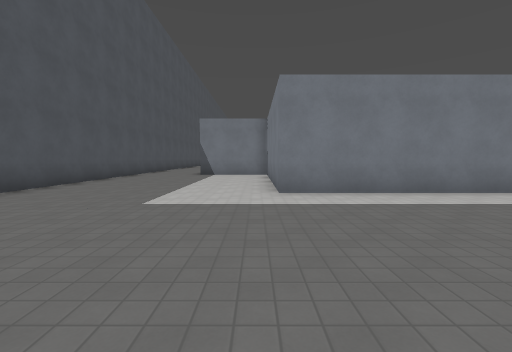
View 1 (above)

24 first-person views from a walk through a level from a Godot 3-D game. The camera is 1.5 m above the floor, tilts 4° down and sees 90° across. The floor is counted in squares, 2 m on a side. Each view is taken from the middle of a square. On the plan, view 1 faces up. The plan holds only what a view shows up to about 9 squares ahead; the rest is blank. The place goes on beyond the plan. Surface patterns are stand-ins for the level's own textures.

View 2
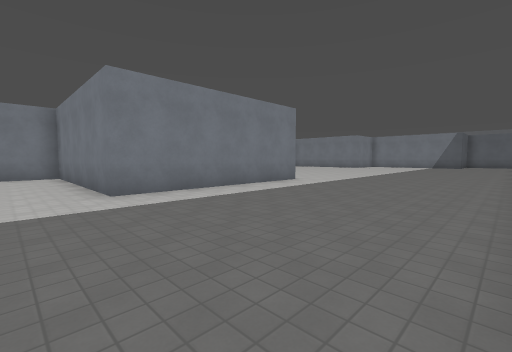

View 3
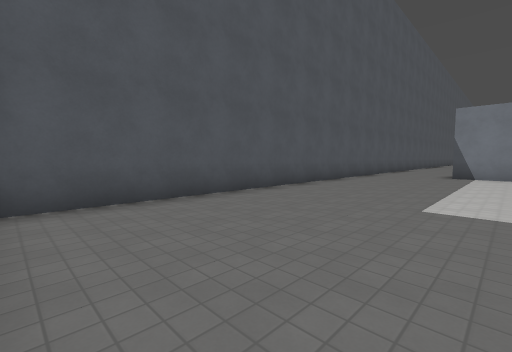

View 4
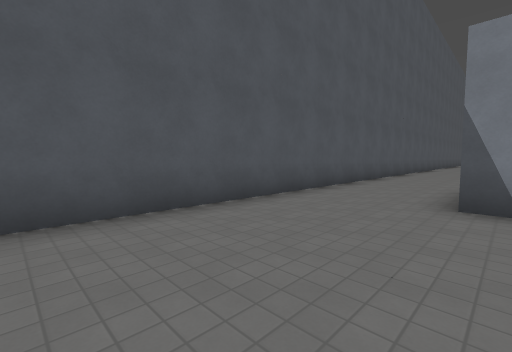

View 5
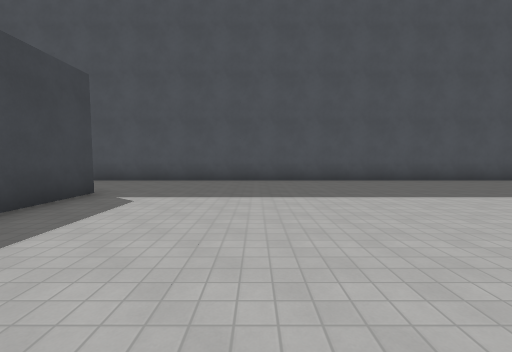

View 6
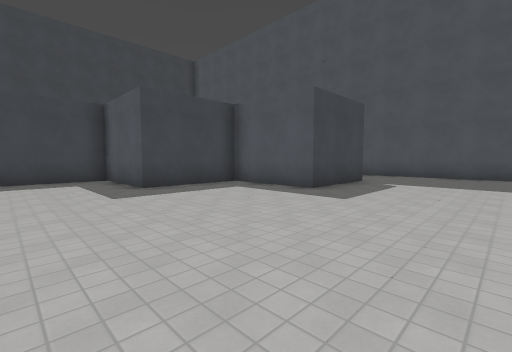

View 7
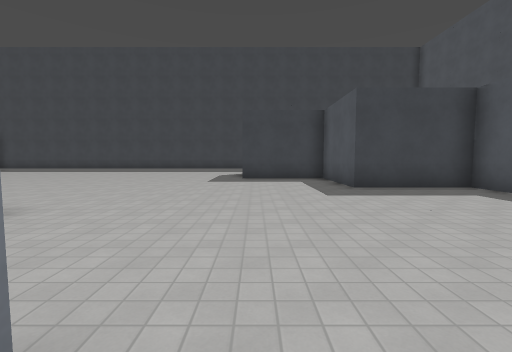

View 8
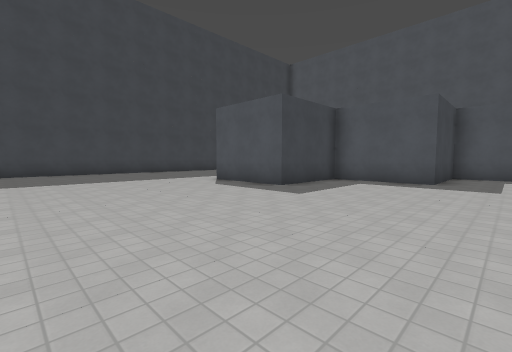

View 9
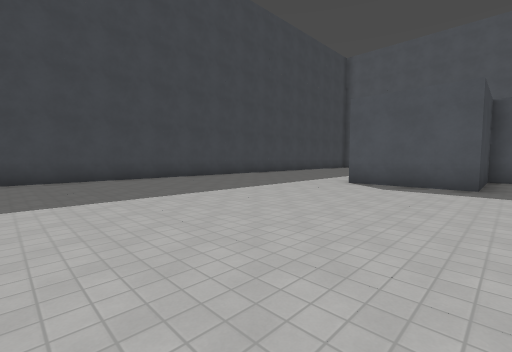

View 10
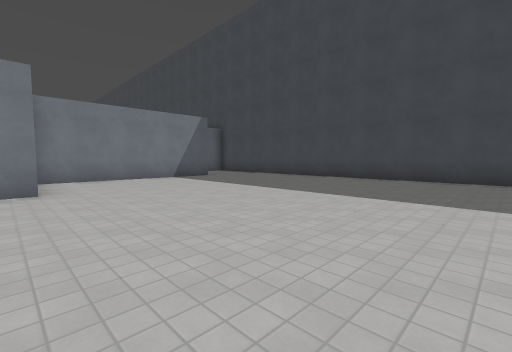

View 11
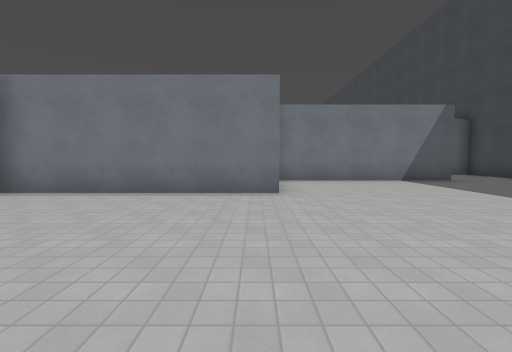

View 12
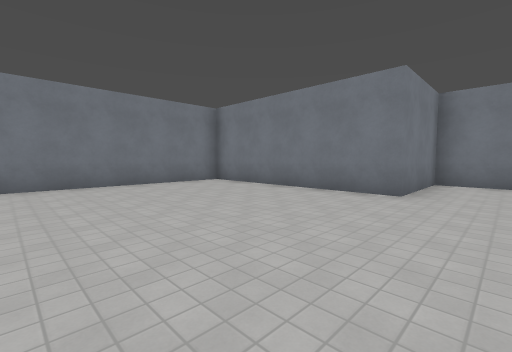

View 13
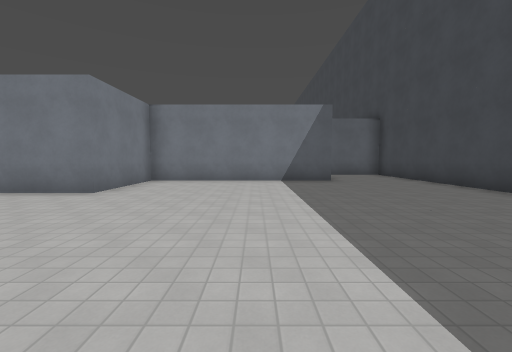

View 14
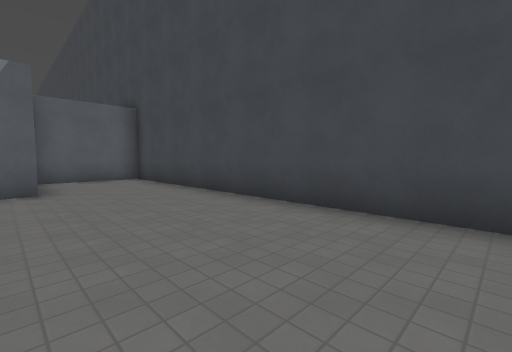

View 15
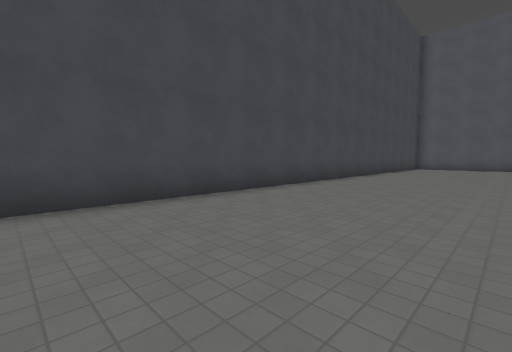

View 16
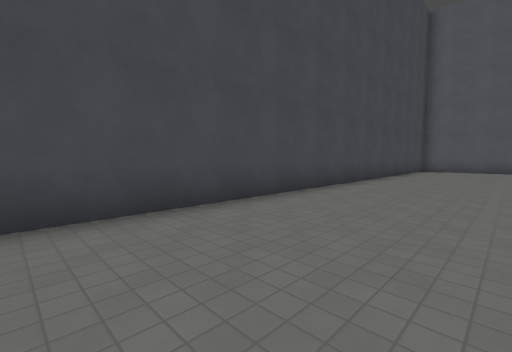

View 17
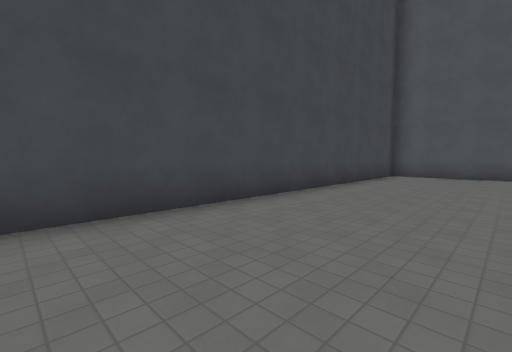

View 18
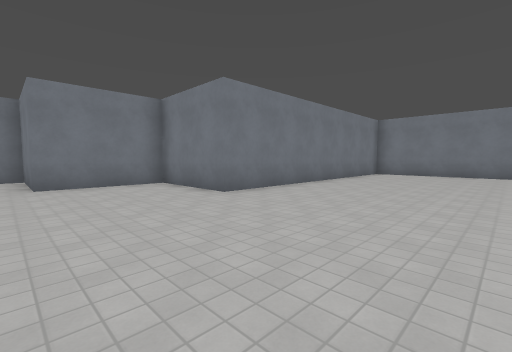

View 19
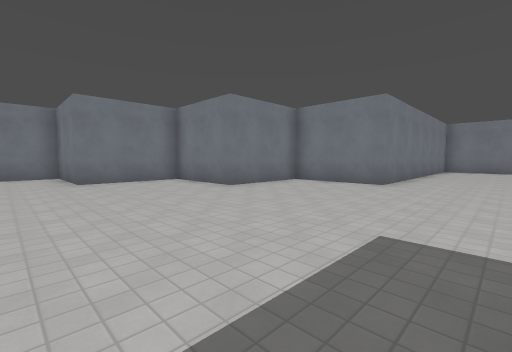

View 20
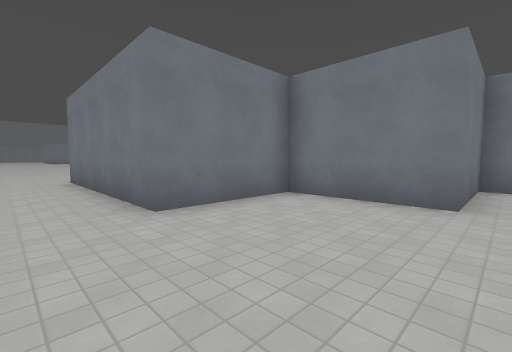

View 21
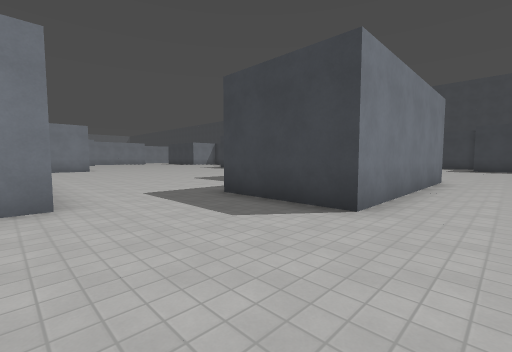

View 22
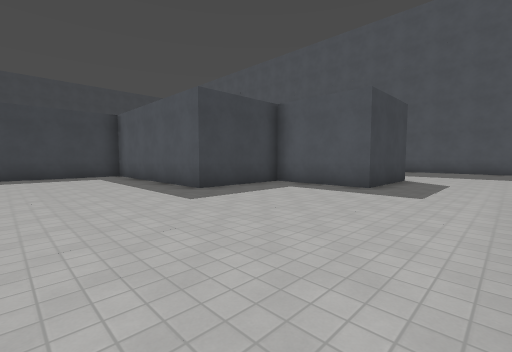

View 23
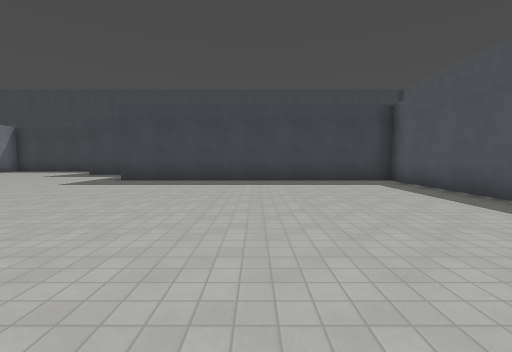

View 24
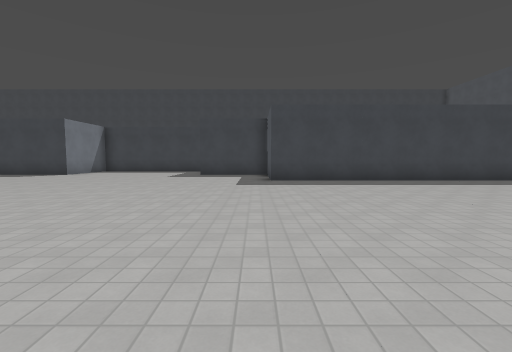

### Floor plan
Points are (right, up) in squares from view 1. A wall is a line through its corners. A room is listed if a view was taken in it or the views show most of it. See-through windows are left out.
Room 1 (views 1, 2, 3, 4, 5, 6, 7, 8, 9, 10, 11, 12, 13, 14, 15, 16, 17, 18, 19, 20, 21)
walls: (-2.5, 14.5) (0.5, 14.5) (0.5, 11.5) (3.5, 11.5) (3.5, 8.5) (6.5, 8.5) (6.5, 5.5) (0.5, 5.5) (0.5, 11.2); (0.5, 11.5) (-2.5, 11.5); (-5.5, 26.5) (-5.5, -0.1); (3.5, 32.4) (3.5, 33.1); (-3.2, -0.5) (24.5, -0.5) (24.5, 2.4); (21.5, 2.4) (21.5, 8.5) (18.5, 8.5) (18.5, 14.5) (9.5, 14.5) (9.5, 17.5) (6.5, 17.5) (6.5, 20.5) (3.5, 20.5) (3.5, 23.5) (0.5, 23.5) (0.5, 29.5) (2.5, 29.5)
ways out: opening at (3.7, 31) to room 2
Room 2 (views 22, 23, 24)
walls: (2.5, 29.5) (3.5, 29.5) (3.5, 26.5) (6.5, 26.5) (6.5, 20.5) (15.5, 20.5)
ways out: opening at (3.7, 31) to room 1

Where each view was taken, in squares from view 1:
view 1: 0 up, 0 right, facing up
view 2: 0 up, 1 left, facing up-right
view 3: 0 up, 1 left, facing up-left
view 4: 7 up, 2 left, facing up-left
view 5: 18 up, 3 right, facing left
view 6: 18 up, 6 right, facing down-left
view 7: 18 up, 6 right, facing down
view 8: 13 up, 12 right, facing down-left
view 9: 9 up, 14 right, facing down-left
view 10: 9 up, 12 right, facing down-right
view 11: 9 up, 13 right, facing right
view 12: 7 up, 13 right, facing up-right
view 13: 5 up, 13 right, facing right
view 14: 3 up, 15 right, facing down-right
view 15: 4 up, 14 right, facing down-left
view 16: 3 up, 11 right, facing down-left
view 17: 3 up, 6 right, facing down-left
view 18: 10 up, 6 right, facing up-right
view 19: 12 up, 2 right, facing up-right
view 20: 20 up, 1 left, facing up-right
view 21: 33 up, 1 left, facing down-right
view 22: 32 up, 10 right, facing down-left
view 23: 29 up, 11 right, facing down
view 24: 29 up, 16 right, facing down
